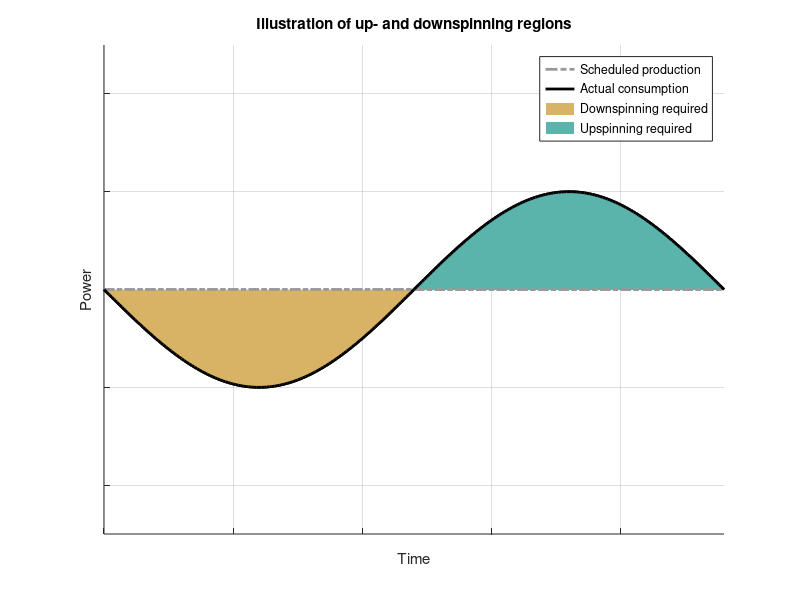

Reproduce this figure in MATLAB.
t = 0:0.1:24;
y = 1+-0.2*sin(t/12*pi);
clf
hold on
grid on
plot(t, ones(length(t),1), 'k-.', 'LineWidth', 2, 'color', 0.6*ones(3,1));
plot(t, y, 'k', 'linewidth', 2);
area(t(y<1), y(y<1), 1, 'FaceColor', [216,179,101]./255, 'EdgeColor', 'none')
area(t(y>1), y(y>1), 1, 'FaceColor', [90,180,172]./255, 'EdgeColor', 'none')

plot(t, ones(length(t),1), 'k-.', 'LineWidth', 2, 'color', 0.6*ones(3,1));
plot(t, y, 'k', 'linewidth', 2);
legend('Scheduled production', 'Actual consumption',  ...
       'Downspinning required', 'Upspinning required');

set(gca, 'YTickLabel', {});
set(gca, 'XTickLabel', {});

xlabel('Time');
ylabel('Power');
title('Illustration of up- and downspinning regions')
ylim([0.5, 1.5]);
xlim([0,24]);
